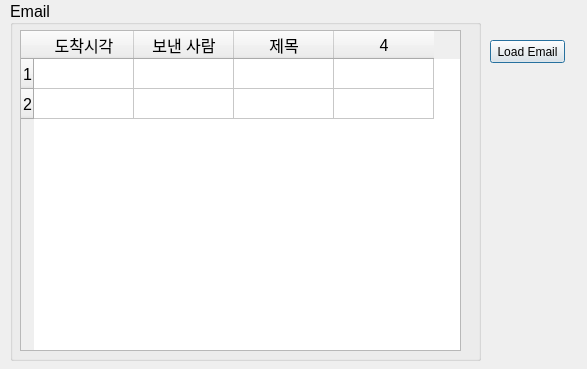
<?xml version="1.0" encoding="UTF-8"?>
<ui version="4.0">
 <class>Dialog_emailList</class>
 <widget class="QDialog" name="Dialog_emailList">
  <property name="geometry">
   <rect>
    <x>0</x>
    <y>0</y>
    <width>587</width>
    <height>369</height>
   </rect>
  </property>
  <property name="windowTitle">
   <string>Dialog</string>
  </property>
  <widget class="QGroupBox" name="groupBox">
   <property name="geometry">
    <rect>
     <x>10</x>
     <y>0</y>
     <width>471</width>
     <height>361</height>
    </rect>
   </property>
   <property name="font">
    <font>
     <family>Arial</family>
     <pointsize>12</pointsize>
    </font>
   </property>
   <property name="title">
    <string>Email</string>
   </property>
   <property name="alignment">
    <set>Qt::AlignLeading|Qt::AlignLeft|Qt::AlignVCenter</set>
   </property>
   <widget class="QTableWidget" name="tableWidget">
    <property name="geometry">
     <rect>
      <x>10</x>
      <y>30</y>
      <width>441</width>
      <height>321</height>
     </rect>
    </property>
    <property name="columnCount">
     <number>4</number>
    </property>
    <row>
     <property name="text">
      <string>1</string>
     </property>
    </row>
    <row>
     <property name="text">
      <string>2</string>
     </property>
    </row>
    <column>
     <property name="text">
      <string>도착시각</string>
     </property>
    </column>
    <column>
     <property name="text">
      <string>보낸 사람</string>
     </property>
    </column>
    <column>
     <property name="text">
      <string>제목</string>
     </property>
    </column>
    <column/>
   </widget>
  </widget>
  <widget class="QPushButton" name="btn_load_email">
   <property name="geometry">
    <rect>
     <x>490</x>
     <y>40</y>
     <width>75</width>
     <height>23</height>
    </rect>
   </property>
   <property name="text">
    <string>Load Email</string>
   </property>
  </widget>
 </widget>
 <resources/>
 <connections/>
</ui>
